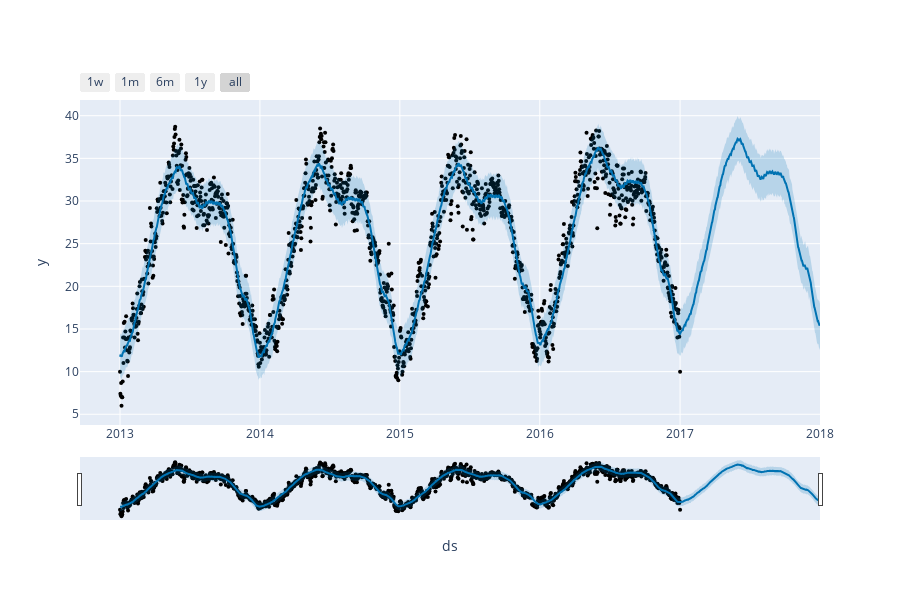

Write notebook code for a chart like this one.
### Code cell
from prophet import Prophet
from prophet.plot import plot_plotly, plot_components_plotly
model = Prophet()
model.fit(forecast_data)
forecasts = model.make_future_dataframe(periods=365)
predictions = model.predict(forecasts)
plot_plotly(model, predictions)

### Figure 1 — Plotly figure (JSON) as saved in the notebook; plotly's stock layout.template omitted (floating-point values rounded to 4 significant figures; data arrays with more than 128 entries replaced by an {"elided": "..."} marker saying what was removed)
{"data": [{"marker": {"color": "black", "size": 4}, "mode": "markers", "name": "Actual", "x": {"elided": "1462 str values"}, "y": {"elided": "1462 float values"}, "type": "scatter"}, {"hoverinfo": "skip", "line": {"width": 0}, "mode": "lines", "x": {"elided": "1827 str values"}, "y": {"elided": "1827 float values"}, "type": "scatter"}, {"fill": "tonexty", "fillcolor": "rgba(0, 114, 178, 0.2)", "line": {"color": "#0072B2", "width": 2}, "mode": "lines", "name": "Predicted", "x": {"elided": "1827 str values"}, "y": {"elided": "1827 float values"}, "type": "scatter"}, {"fill": "tonexty", "fillcolor": "rgba(0, 114, 178, 0.2)", "hoverinfo": "skip", "line": {"width": 0}, "mode": "lines", "x": {"elided": "1827 str values"}, "y": {"elided": "1827 float values"}, "type": "scatter"}], "layout": {"height": 600, "showlegend": false, "width": 900, "xaxis": {"rangeselector": {"buttons": [{"count": 7, "label": "1w", "step": "day", "stepmode": "backward"}, {"count": 1, "label": "1m", "step": "month", "stepmode": "backward"}, {"count": 6, "label": "6m", "step": "month", "stepmode": "backward"}, {"count": 1, "label": "1y", "step": "year", "stepmode": "backward"}, {"step": "all"}]}, "rangeslider": {"visible": true}, "title": {"text": "ds"}, "type": "date"}, "yaxis": {"title": {"text": "y"}}}}
